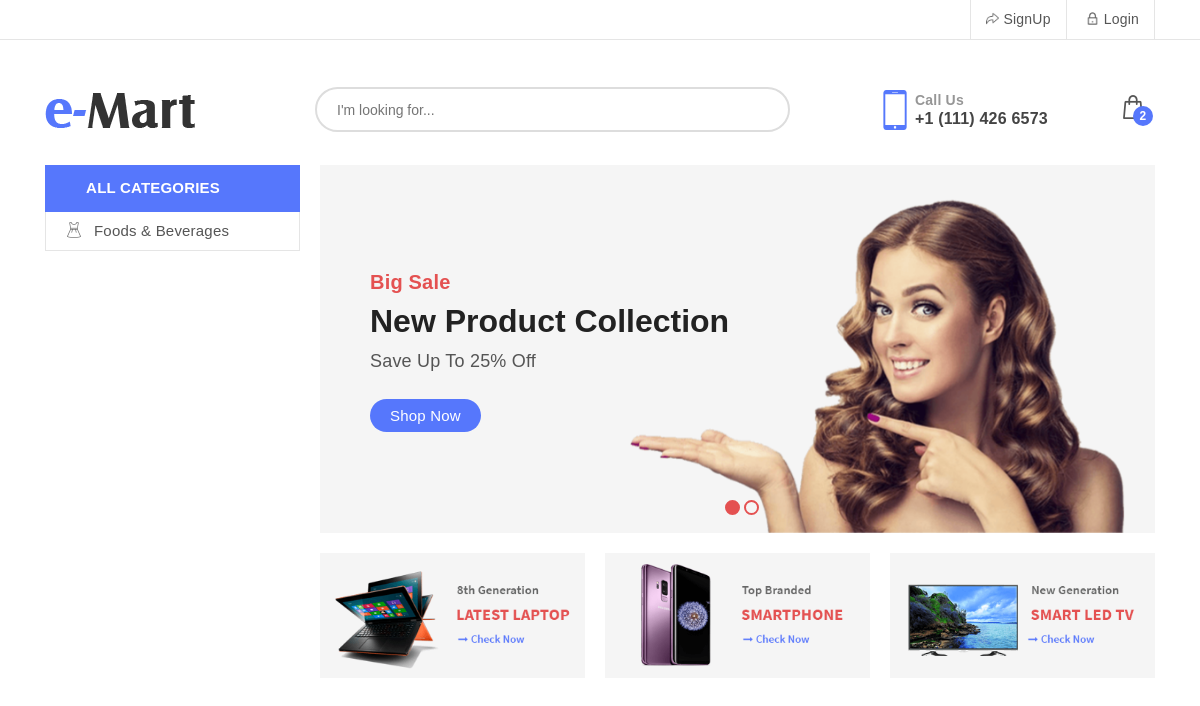
Before: / with the older database file.
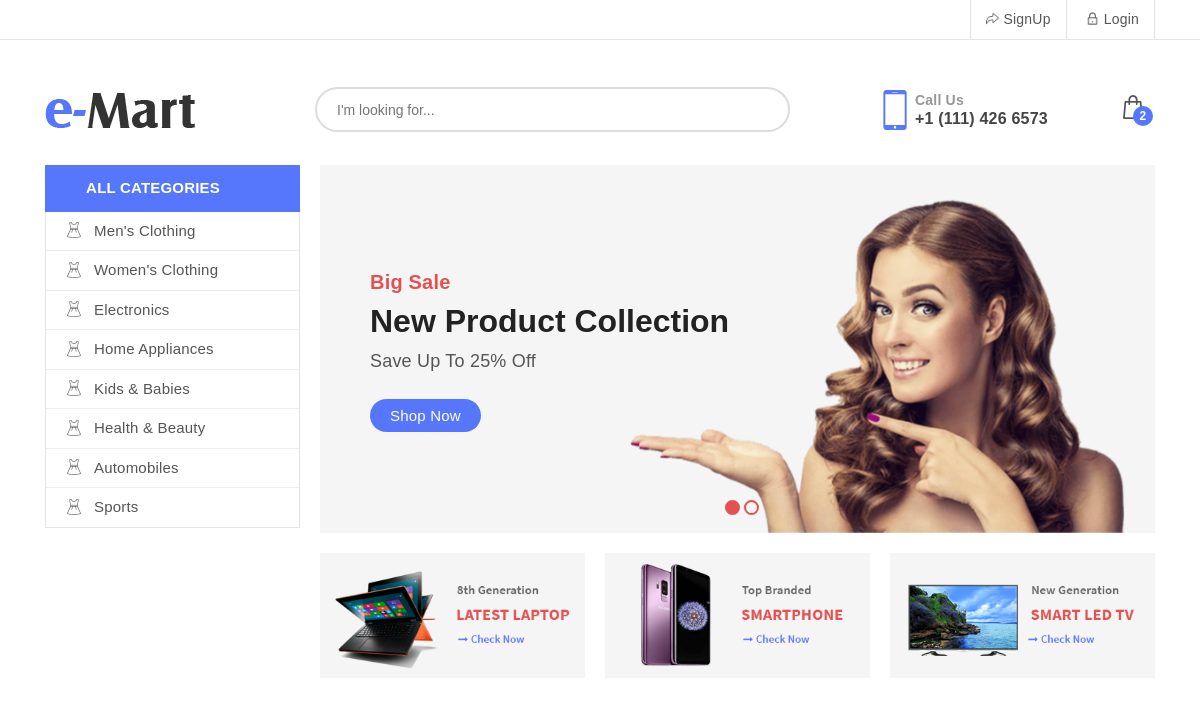
After: the same page with the newer database file.
### tables this page shows
CREATE TABLE `category` (
  `id` int(11) NOT NULL,
  `name` varchar(255) DEFAULT NULL,
  `type` varchar(255) NOT NULL DEFAULT 'parent',
  `deleted` int(11) NOT NULL,
  `isactive` int(11) DEFAULT 1
);

### model.php (called while the page is built, shortened)
<?php
class Model {
	public $db;
	public function __construct(){
		require_once "config.php";
		$this->db = $db;
		$this->getAllUnverifiedStores();
	}
	public function getAllActiveCategories(){
		$sql = "
			SELECT *
			FROM category
			WHERE isactive = 1
		";
		return $this->db->query($sql)->fetchAll();
	}
	public function getAllUnverifiedStores(){
		$sql = "
			SELECT t1.*
			FROM store t1
			LEFT JOIN user t2
			ON t1.userid = t2.id
			WHERE  t2.verified = 0
		";
		return $this->db->query($sql)->fetchAll();
	}
}

### index.php (the view, shortened to what this page needs)
<!DOCTYPE html>
<html class="no-js" lang="zxx">
    <?php include_once "./head.php"; ?>
    <body>
        <?php include_once "./nav.php"; ?>
        <section class="logo-area">
            <div class="container">
                <div class="row">
                    <div class="col-md-3">
                        <div class="logo">
                            <a href="index.php"><img src="./images/logo.png" alt=""></a>
                        </div>
                    </div>
                    <div class="col-md-5 padding-fix">
                        <form action="#" class="search-bar">
                            <input type="text" name="search-bar" placeholder="I&#39;m looking for...">
                            <button type="submit"><i class="fa fa-search"></i></button>
                        </form>
                    </div>
                    <div class="col-md-4">
                        <div class="carts-area d-flex">
                            <div class="call-box d-flex">
                                <div class="call-ico">
                                    <img src="./index_files/call.png" alt="">
                                </div>
                                <div class="call-content">
                                    <span>Call Us</span>
                                    <p>+1 (111) 426 6573</p>
                                </div>
                            </div>
                            <div class="cart-box ml-auto text-center">
                                <a href="" class="cart-btn">
                                    <img src="./index_files/cart.png" alt="cart">
                                    <span>2</span>
                                </a>
                            </div>
                        </div>
                    </div>
                </div>
            </div>
        </section>
        <section class="slider-area">
            <div class="container">
                <div class="row">
                    <div class="col-lg-3 col-md-0">
                        <div class="menu-widget">
                            <p><i class="fa fa-bars"></i>All Categories</p>
                            <?php
                                $categories = $model->getAllActiveCategories();
                            ?>
                            <ul class="list-unstyled">
                               <?php foreach($categories as $idx => $c): ?>
                                <li><a href=""><img src="./index_files/w-cloth.png" alt=""><?= $c['name'];?><i class="fa fa-angle-right"></i></a>
                                </li>
                                <?php endforeach ?>
                            </ul>
                        </div>
                    </div>
                    <div class="col-lg-9 col-md-12 padding-fix-l20">
                        <div class="owl-carousel owl-slider owl-loaded owl-drag">
                        <div class="owl-stage-outer"><div class="owl-stage" style="transform: translate3d(-1670px, 0px, 0px); transition: all 0s ease 0s; width: 5010px;">
                            <div class="owl-item active" style="width: 835px;"><div class="slider-item slider-item1">
                                <img src="./index_files/girl-1.png" alt="" class="img1 wow fadeInRight effect" data-wow-duration="1s" data-wow-delay="0s" style="visibility: visible; animation-duration: 1s; animation-delay: 0s; animation-name: fadeInRight;">
                                <div class="slider-box">
                                    <div class="slider-table">
                                        <div class="slider-tablecell">
                                            <div class="wow fadeInUp effect" data-wow-duration="1.2s" data-wow-delay="0.5s" style="visibility: visible; animation-duration: 1.2s; animation-delay: 0.5s; animation-name: fadeInUp;">
                                                <h5>Big Sale</h5>
                                            </div>
                                            <div class="wow fadeInUp effect" data-wow-duration="1.2s" data-wow-delay="0.6s" style="visibility: visible; animation-duration: 1.2s; animation-delay: 0.6s; animation-name: fadeInUp;">
                                                <h2>New Product Collection</h2>
                                            </div>
                                            <div class="wow fadeInUp effect" data-wow-duration="1.2s" data-wow-delay="0.7s" style="visibility: visible; animation-duration: 1.2s; animation-delay: 0.7s; animation-name: fadeInUp;">
                                                <p>Save Up To 25% Off</p>
                                            </div>
                                            <div class="wow fadeInUp effect" data-wow-duration="1.2s" data-wow-delay="0.8s" style="visibility: visible; animation-duration: 1.2s; animation-delay: 0.8s; animation-name: fadeInUp;">
                                                <a href="#">Shop Now</a>
                                            </div>
                                        </div>
                                    </div>
                                </div>
                            </div></div>
                            </div></div><div class="owl-dots"><div class="owl-dot active"></div><div class="owl-dot"></div></div></div>
                        <div class="slider-btm-box d-flex justify-content-around">
                            <div class="single-box mr-20">
                                <a href=""><img src="./index_files/sb-1.png" alt="" class="img-fluid"></a>
                            </div>
                            <div class="single-box mr-20">
                                <a href=""><img src="./index_files/sb-2.png" alt="" class="img-fluid"></a>
                            </div>
                            <div class="single-box">
                                <a href=""><img src="./index_files/sb-3.png" alt="" class="img-fluid"></a>
                            </div>
                        </div>
                    </div>
                </div>
            </div>
        </section>
</body></html>

### head.php (shortened to what this page needs)
<?php
    include_once "./model.php";
    $model = new Model();
?>
<head><meta http-equiv="Content-Type" content="text/html; charset=UTF-8">
        <link href="./index_files/css" rel="stylesheet">
        <link rel="stylesheet" href="./index_files/bootstrap.min.css">
        <link rel="stylesheet" href="./index_files/font-awesome.min.css">
        <link rel="stylesheet" href="./index_files/animate.css">
        <link rel="stylesheet" href="./index_files/owl.carousel.min.css">
        <link rel="stylesheet" href="./index_files/normalize.css">
        <link rel="stylesheet" href="./index_files/style.css">
        <link rel="stylesheet" href="./index_files/responsive.css">
    </head>

### nav.php
<section class="top-bar">
    <div class="container">
        <div class="row">
            <div class="col-sm">
                <div class="top-right text-right">
                    <ul class="list-unstyled list-inline">
                        <li class="list-inline-item"><a href="signup.php"><img src="./index_files/checkout.png" alt="">SignUp</a></li>
                        <li class="list-inline-item"><a href="login.php"><img src="./index_files/login.png" alt="">Login</a></li>
                    </ul>
                </div>
            </div>
        </div>
    </div>
</section>

Changed rows visible on the page:
removed category: name "Foods & Beverages"
added category: name "Men's Clothing"
added category: name "Women's Clothing"
added category: name "Electronics"
added category: name "Home Appliances"
added category: name "Kids & Babies"
added category: name "Health & Beauty"
added category: name "Automobiles"
added category: name "Sports"
